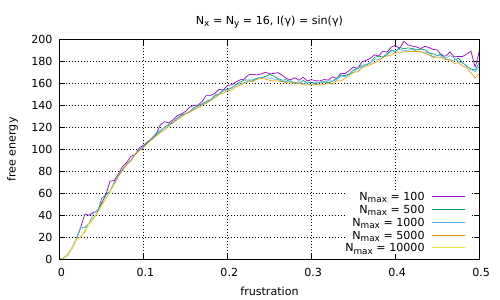

Here is the gnuplot script that generated this plot:
#!/usr/bin/env gnuplot

set term pdfcairo fontscale 0.5

set output 'plot.pdf'

set xlabel 'frustration'
set ylabel 'free energy'

set grid
set key bottom right
set title 'N_x = N_y = 16, I(γ) = sin(γ)'
plot 'data.dat' every :::0::0 using 4:5  w l title 'N_{max} = 100' ,\
'data.dat' every :::1::1 using 4:5  w l title 'N_{max} = 500' ,\
'data.dat' every :::2::2 using 4:5  w l title 'N_{max} = 1000' ,\
'data.dat' every :::3::3 using 4:5  w l title 'N_{max} = 5000' ,\
'data.dat' every :::4::4 using 4:5  w l title 'N_{max} = 10000' ,\
